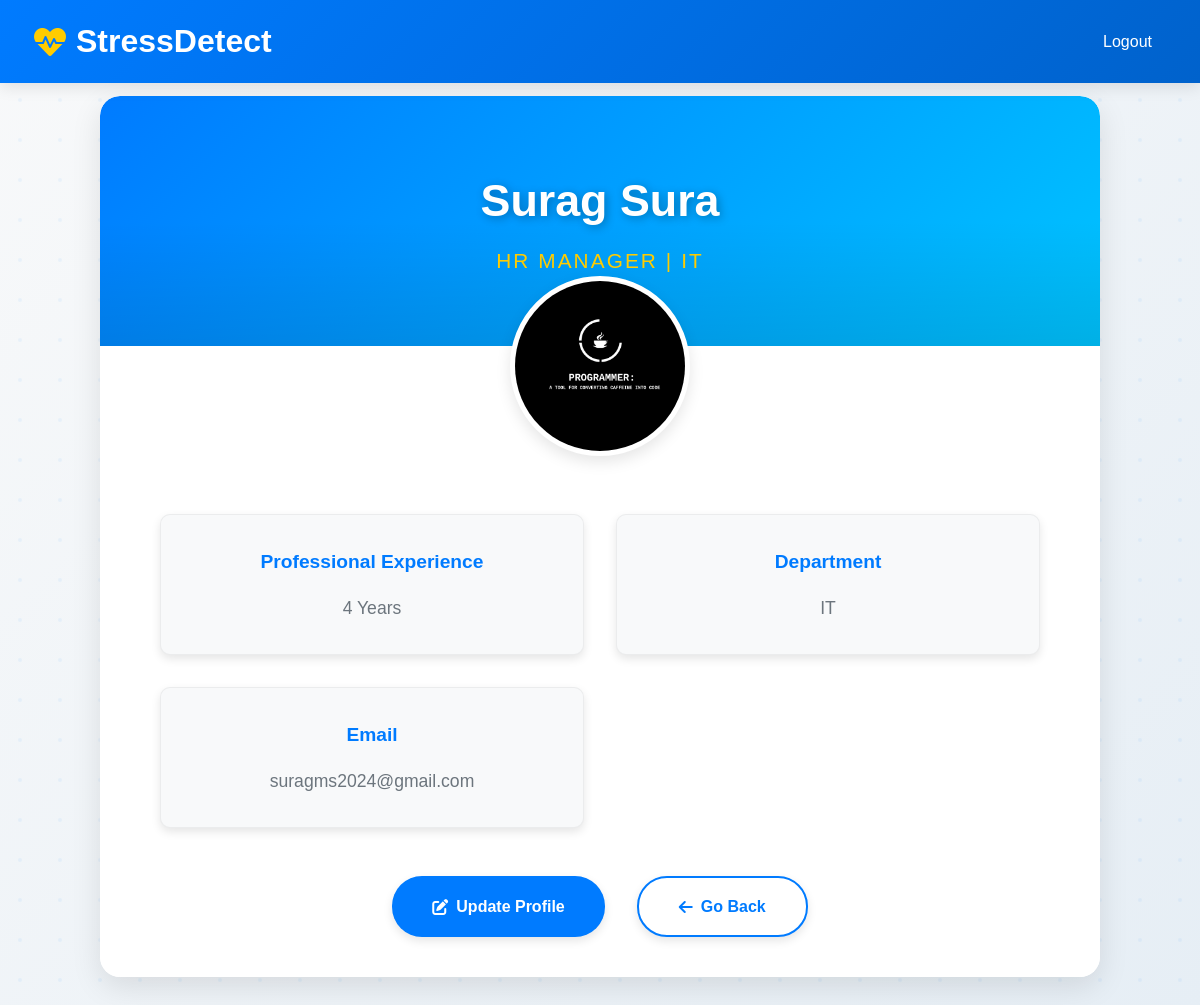
/userprofile/ (signed in), run on the app's committed database.
### app/models.py (models this page shows, shortened)
class UsersRegister(models.Model):
    first_name = models.CharField(max_length=100, null=True, help_text="User's first name")
    last_name = models.CharField(max_length=100, null=True, help_text="User's last name")
    email_id = models.EmailField(unique=True, null=True, blank=True, help_text="User's email address")
    password = models.CharField(max_length=255, null=True, blank=True, help_text="User's password")  # Increased to 255
    confirm_password = models.CharField(max_length=255, null=True, blank=True, help_text="Confirm user's password")  # Increased to 255
    image = models.ImageField(upload_to='media', null=True, blank=True, help_text="Profile picture of the user")
    department = models.CharField(max_length=100, null=True, blank=True, help_text="Department of the user (e.g., IT, HR, etc.)")
    years_of_experience = models.PositiveIntegerField(null=True, blank=True, help_text="Years of experience in the work role")
    work_role = models.CharField(max_length=100, null=True, blank=True, help_text="Work role or job title (e.g., Software Engineer, Manager)")
    confirm_password_token = models.CharField(max_length=200,null=True)

### app/views.py (the view)
# urls.py: path('userprofile/',views.userprofile,name='userprofile'),
def userprofile(request):
    if 'email' in request.session:
        mail = request.session['email']
        try:
            user = UsersRegister.objects.get(email_id=mail)
            return render(request, 'userprofile.html', {'user': user})
        except UsersRegister.DoesNotExist:
            logger.error(f"User with email {mail} not found in userprofile")
            request.session.flush()
            return redirect('login')
    return redirect('login')

### app/templates/userprofile.html (shortened to what this page needs)
<!DOCTYPE html>
<html lang="en">
<head>
    <link rel="stylesheet" href="https://cdnjs.cloudflare.com/ajax/libs/font-awesome/6.0.0/css/all.min.css">
</head>
<body>
    <nav class="navbar">
        <div class="nav-container">
            <a href="{% url 'home' %}" class="logo">
                <i class="fas fa-heartbeat"></i>StressDetect
            </a>
            <div class="nav-links">
                <a href="{% url 'user_logout' %}" class="nav-link">Logout</a>
            </div>
        </div>
    </nav>
    <div class="profile-container">
        <div class="profile-header">
            <div class="header-content">
                <h1 class="profile-name">{{ user.first_name }} {{ user.last_name }}</h1>
                <div class="profile-title">{{ user.work_role }} | {{ user.department }}</div>
            </div>
        </div>
        <div class="profile-image">
            {% if user.image %}
            <img src="{{ user.image.url }}" alt="{{ user.first_name }} {{ user.last_name }}">
            {% else %}
            <i class="fas fa-user fa-5x" style="color: var(--grey-color); padding-top: 40px;"></i>
            {% endif %}
        </div>
        <div class="profile-content">
            <div class="detail-section">
                <div class="detail-card">
                    <h3>Professional Experience</h3>
                    <p>{{ user.years_of_experience }} Years</p>
                </div>
                <div class="detail-card">
                    <h3>Department</h3>
                    <p>{{ user.department }}</p>
                </div>
                <div class="detail-card">
                    <h3>Email</h3>
                    <p>{{ user.email_id }}</p>
                </div>
            </div>
            <div class="action-buttons">
                <a href="{% url 'userprofile_edit' user.id %}" class="btn btn-primary">
                    <i class="fas fa-edit"></i> Update Profile
                </a>
                <a href="{% url 'usershome' %}" class="btn btn-secondary">
                    <i class="fas fa-arrow-left"></i> Go Back
                </a>
            </div>
        </div>
    </div>
</body>
</html>

### app/templates/userprofile.html (style rules this page uses)
:root { --primary-color: #007bff; --secondary-color: #ffcc00; --dark-color: #2c3e50; --light-color: #f8f9fa; --white: #ffffff; --shadow-color: rgba(0, 0, 0, 0.1); --grey-color: #6c757d; --accent-color: #00c4ff; }
* { margin: 0; padding: 0; box-sizing: border-box; font-family: 'Poppins', sans-serif; }
body { background: linear-gradient(135deg, var(--light-color), #e6eef5); min-height: 100vh; display: flex; flex-direction: column; align-items: center; position: relative; color: var(--dark-color); line-height: 1.6; }
body::before { content: ''; position: fixed; top: 0; left: 0; width: 100%; height: 100%; z-index: -1; }
.navbar { background: linear-gradient(135deg, var(--primary-color), #0062cc); padding: 1rem 2rem; box-shadow: 0 4px 15px var(--shadow-color); position: fixed; top: 0; width: 100%; z-index: 1000; }
.nav-container { max-width: 1300px; margin: 0 auto; display: flex; justify-content: space-between; align-items: center; }
.logo { color: var(--white); font-size: 2rem; font-weight: 700; text-decoration: none; display: flex; align-items: center; }
.logo i { margin-right: 0.5rem; color: var(--secondary-color); }
.nav-links { display: flex; gap: 2rem; }
.nav-link { color: var(--white); text-decoration: none; font-weight: 500; padding: 0.5rem 1rem; border-radius: 20px; transition: background 0.3s ease; }
.profile-container { background: var(--white); border-radius: 20px; box-shadow: 0 10px 30px var(--shadow-color); width: 100%; max-width: 1000px; margin: 6rem 2rem 2rem; overflow: hidden; position: relative; display: flex; flex-direction: column; }
.profile-header { background: linear-gradient(135deg, var(--primary-color), var(--accent-color)); height: 250px; position: relative; border-radius: 20px 20px 0 0; display: flex; align-items: center; justify-content: center; color: var(--white); text-align: center; }
.profile-header::after { content: ''; position: absolute; bottom: 0; left: 0; width: 100%; height: 50%; background: linear-gradient(to top, rgba(0,0,0,0.1), transparent); }
.header-content { z-index: 1; }
.profile-name { font-size: 2.8rem; font-weight: 700; margin-bottom: 0.5rem; text-shadow: 2px 2px 10px rgba(0,0,0,0.3); }
.profile-title { font-size: 1.3rem; font-weight: 500; color: var(--secondary-color); text-transform: uppercase; letter-spacing: 0.1em; }
.profile-image { position: absolute; top: 180px; left: 50%; transform: translateX(-50%); border: 5px solid var(--white); border-radius: 50%; box-shadow: 0 6px 15px var(--shadow-color); width: 180px; height: 180px; background: var(--white); overflow: hidden; z-index: 2; }
.profile-image img { width: 100%; height: 100%; object-fit: cover; }
.profile-content { padding: 120px 40px 40px; text-align: center; background: var(--white); border-radius: 0 0 20px 20px; }
.detail-section { display: grid; grid-template-columns: repeat(auto-fit, minmax(280px, 1fr)); gap: 2rem; margin: 3rem 0; padding: 0 20px; }
.detail-card { background: var(--light-color); border-radius: 10px; padding: 2rem; border: 1px solid rgba(0, 0, 0, 0.05); box-shadow: 0 4px 10px var(--shadow-color); }
.detail-card h3 { font-size: 1.2rem; font-weight: 600; color: var(--primary-color); margin-bottom: 1rem; }
.detail-card p { font-size: 1.1rem; font-weight: 500; color: var(--grey-color); }
.action-buttons { display: flex; justify-content: center; gap: 2rem; margin-top: 3rem; }
.btn { padding: 1rem 2.5rem; border-radius: 30px; font-weight: 600; font-size: 1rem; text-decoration: none; display: inline-flex; align-items: center; gap: 0.5rem; transition: background 0.3s ease, color 0.3s ease, box-shadow 0.3s ease; box-shadow: 0 4px 10px var(--shadow-color); }
.btn-primary { background: var(--primary-color); color: var(--white); }
.btn-secondary { background: var(--white); color: var(--primary-color); border: 2px solid var(--primary-color); }

### data on the page
UsersRegister: first_name "Surag", last_name "Sura", work_role "HR MANAGER", department "IT", image (picture), years_of_experience "4", email_id "suragms2024@gmail.com"
